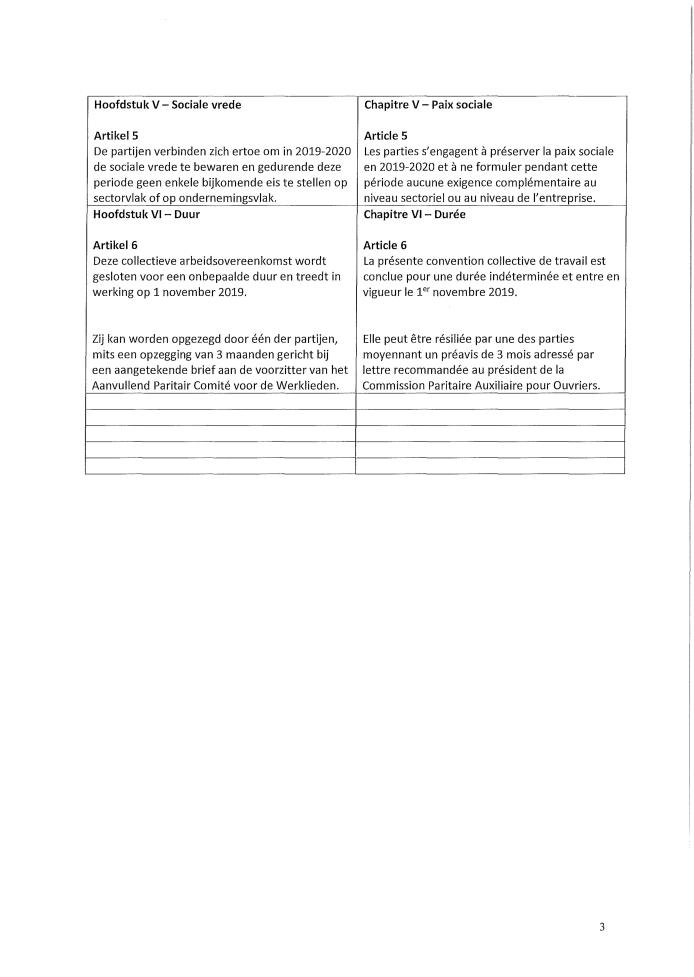
#> input picture test.pdf_3.jpg, 4160 x 5862 px, found by its file name (shown at 1/6 size)
$ jupyter execute --allow-errors new.ipynb
#> lines starting #> are read from the running program, lines starting #| are printed output that depends on the picture; after the words box and inside, x2 and y2 are one past the last pixel; in counts of white or black regions, pixels touching at a corner belong together
[cell 1]
import cv2
import numpy as np

[cell 2]
import pytesseract
from PIL import Image
import pytesseract
import sys
from pdf2image import convert_from_path
import os
from langdetect import detect

[cell 3]
pytesseract.pytesseract.tesseract_cmd = r'/usr/bin/tesseract'

#> (a cell that did not finish here is left out)

[cell 5]
def extract_text(path,name) :

    '''
    Extracts text from pdf and
    returns a list of all the strings which are in french

    '''
    PDF_file = name
    # Store all the pages of the PDF in a variable
    pages = convert_from_path(PDF_file, 200)

    # Counter to store images of each page of PDF to image
    image_counter = 1

    # Iterate through all the pages stored above
    for page in pages:

        page2img(page,image_counter,name)
        # Increment the counter to update filename
        image_counter += 1

    fr_list = image_to_text(image_counter,name)

    return fr_list

[cell 6]
# [7 lines left out: function page2img, not called in this run]

[cell 7]
# [5 lines left out: function text_to_list, not called in this run]

[cell 8]
# [38 lines left out: functions is_french, image_to_text, not called in this run]

[cell 9]
# [16 lines left out: function img_preprocessing, not called in this run]

[cell 10]
# Path of the pdf
PATH = "src/notebooks/"
pdf_name = 'test.pdf'

#> (the rest of this cell did not finish here and is left out)

#> (a cell that did not finish here is left out)

[cell 12]
#french_text

[cell 13]
import cv2
import numpy as np


# get grayscale image
def get_grayscale(image):
    return cv2.cvtColor(image, cv2.COLOR_BGR2GRAY)

# noise removal
def remove_noise(image):
    return cv2.medianBlur(image,5)

#thresholding
# [4 lines left out: function thresholding, not called in this run]

#dilation
def dilate(image):
    kernel = np.ones((5,5),np.uint8)
    return cv2.dilate(image, kernel, iterations = 1)

#erosion
def erode(image):
    kernel = np.ones((5,5),np.uint8)
    return cv2.erode(image, kernel, iterations = 1)

#opening - erosion followed by dilation
def opening(image):
    kernel = np.ones((5,5),np.uint8)
    return cv2.morphologyEx(image, cv2.MORPH_OPEN, kernel)

#canny edge detection
def canny(image):
    return cv2.Canny(image, 100, 200)

#skew correction
def deskew(image):
    gray = cv2.cvtColor(image, cv2.COLOR_BGR2GRAY)
    gray = cv2.bitwise_not(gray)
    thresh = cv2.threshold(gray, 0, 255,
        cv2.THRESH_BINARY | cv2.THRESH_OTSU)[1]
    coords = np.column_stack(np.where(thresh > 0))
    angle = cv2.minAreaRect(coords)[-1]
    if angle < -45:
        angle = -(90 + angle)
    else:
        angle = -angle
    (h, w) = image.shape[:2]
    center = (w // 2, h // 2)
    M = cv2.getRotationMatrix2D(center, angle, 1.0)
    rotated = cv2.warpAffine(image, M, (w, h),
        flags=cv2.INTER_CUBIC, borderMode=cv2.BORDER_REPLICATE)
    return rotated

#template matching
def match_template(image, template):
    return cv2.matchTemplate(image, template, cv2.TM_CCOEFF_NORMED)

[cell 14]
img = cv2.imread('118.pdf_9.jpg')

#> (the rest of this cell did not finish here and is left out)

[cell 15]
#def get_string(img_path, method):
img = cv2.imread('test.pdf_3.jpg')
#> img is the input picture: shape (5862, 4160, 3); min 0, max 255, mean 249

img = cv2.resize(img, None, fx=1.5, fy=1.5, interpolation=cv2.INTER_CUBIC)
# Convert to gray
img = cv2.cvtColor(img, cv2.COLOR_BGR2GRAY)
#> img: shape (8793, 6240)
# Apply dilation and erosion to remove some noise
kernel = np.ones((1, 1), np.uint8)
img = cv2.dilate(img, kernel, iterations=1)
img = cv2.erode(img, kernel, iterations=1)
#  Apply threshold to get image with only black and white
img = cv2.threshold(cv2.GaussianBlur(img, (7, 7), 0), 0, 255, cv2.THRESH_BINARY + cv2.THRESH_OTSU)[1]
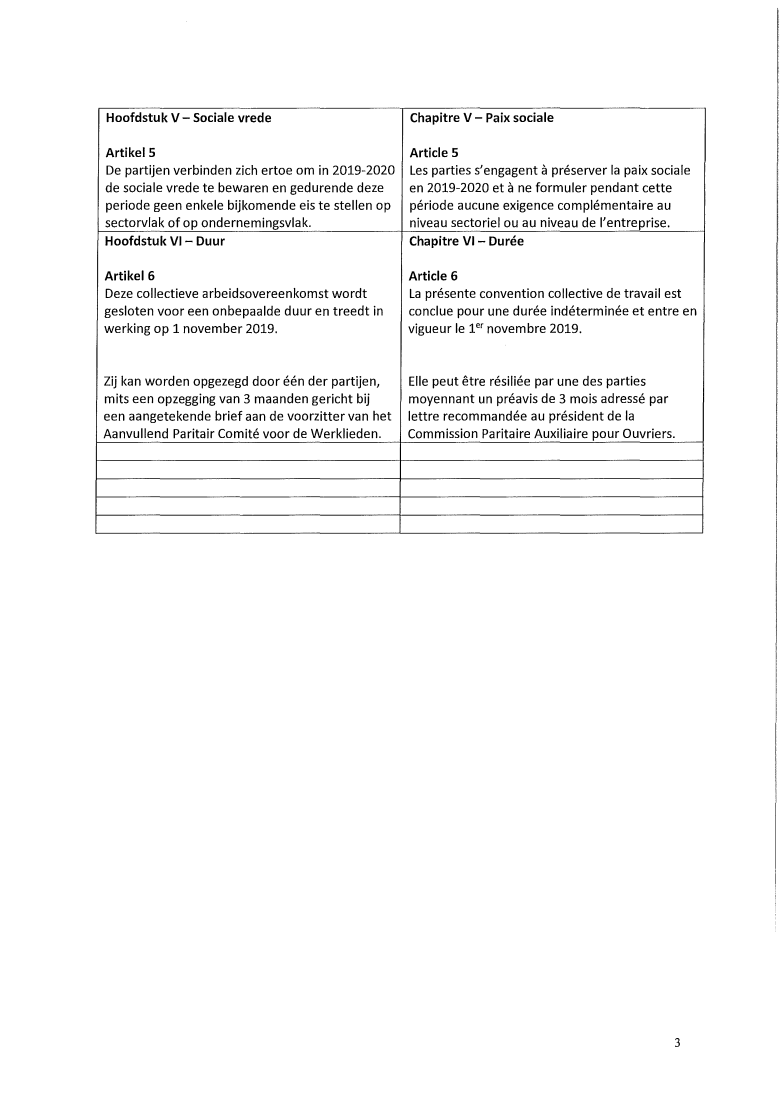
#> img: shape (8793, 6240) (shown at 1/8 size); 97.3% white; 1250 black regions (209 under 20 px), largest, box (x1, y1, x2, y2) and area: (764, 860, 5646, 4271) 290965, (6212, 80, 6233, 2319) 12219, (6203, 3512, 6220, 6128) 12085
#img = cv2.threshold(cv2.GaussianBlur(img, (5, 5), 0), 0, 255, cv2.THRESH_BINARY + cv2.THRESH_OTSU)[1]
#img = cv2.threshold(cv2.medianBlur(img, 3), 0, 255, cv2.THRESH_BINARY + cv2.THRESH_OTSU)[1]
cv2.imwrite('testpreprocessed.jpg', img)
#> Out = True


$ run again, with test.pdf_1.jpg copied over test.pdf_3.jpg
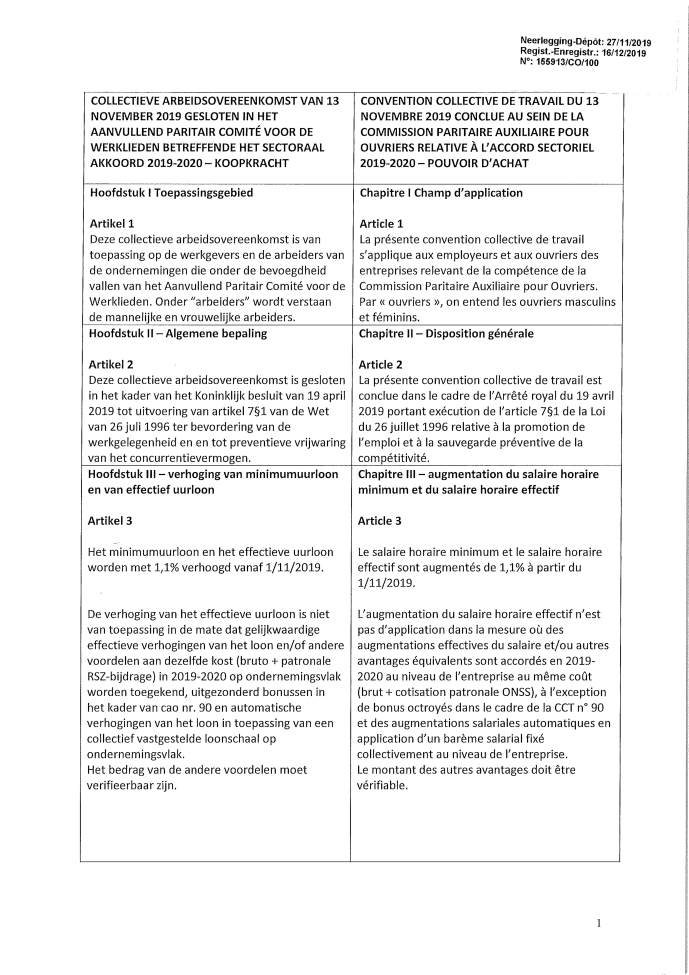
#> input picture test.pdf_1.jpg, 4132 x 5848 px, found by its file name (shown at 1/6 size)
#> img is the input picture: shape (5848, 4132, 3); min 0, max 255, mean 239.5
#> `img = cv2.cvtColor(img, cv2.COLOR_BGR2GRAY)`:
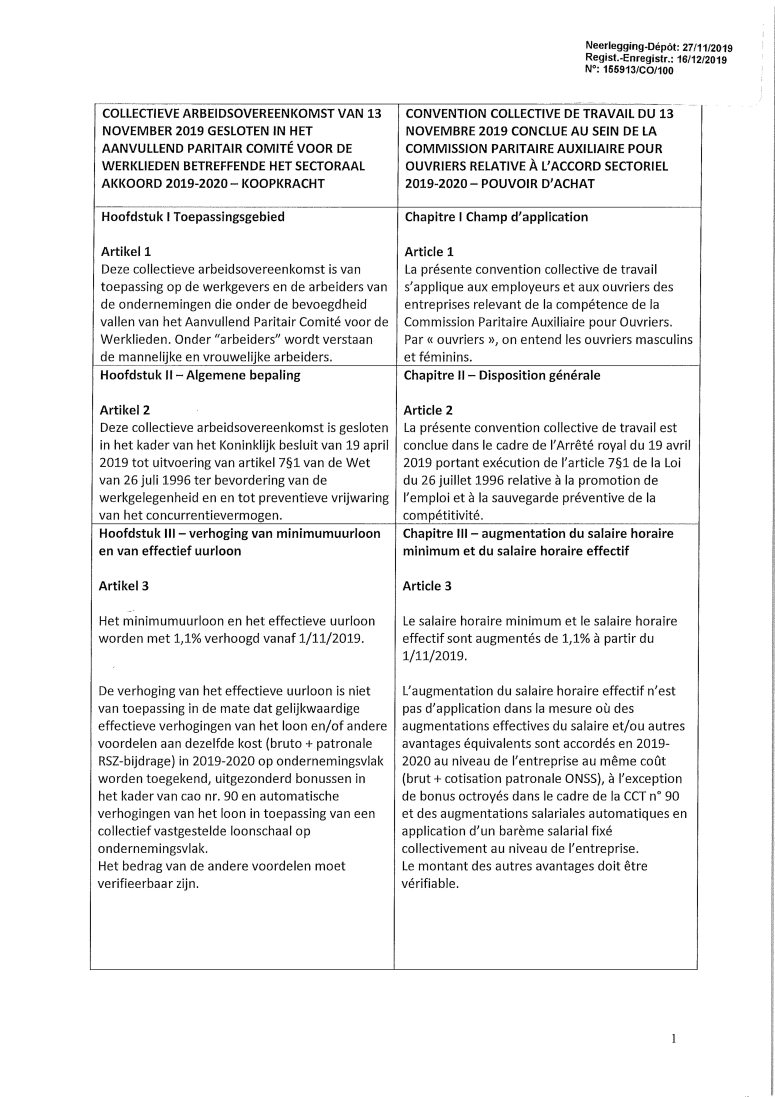
#> img: shape (8772, 6198) (shown at 1/8 size); min 0, max 255, mean 239.5
#> Out = True

$ run again, with test.pdf_2.jpg copied over test.pdf_3.jpg
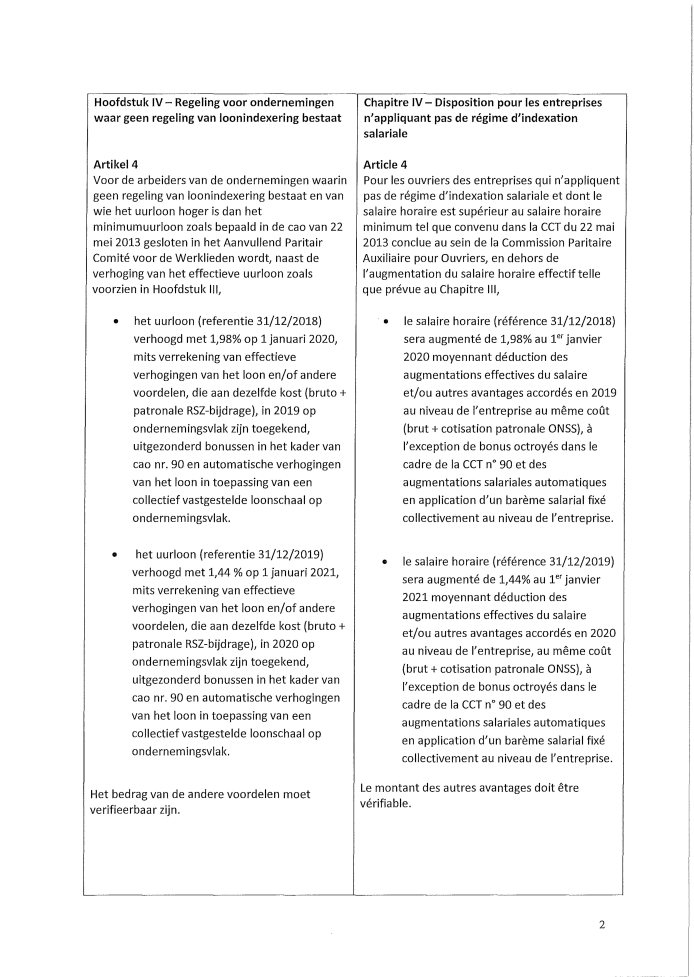
#> input picture test.pdf_2.jpg, 4160 x 5862 px, found by its file name (shown at 1/6 size)
#> img is the input picture: shape (5862, 4160, 3); min 0, max 255, mean 242.3
#> `img = cv2.cvtColor(img, cv2.COLOR_BGR2GRAY)`:
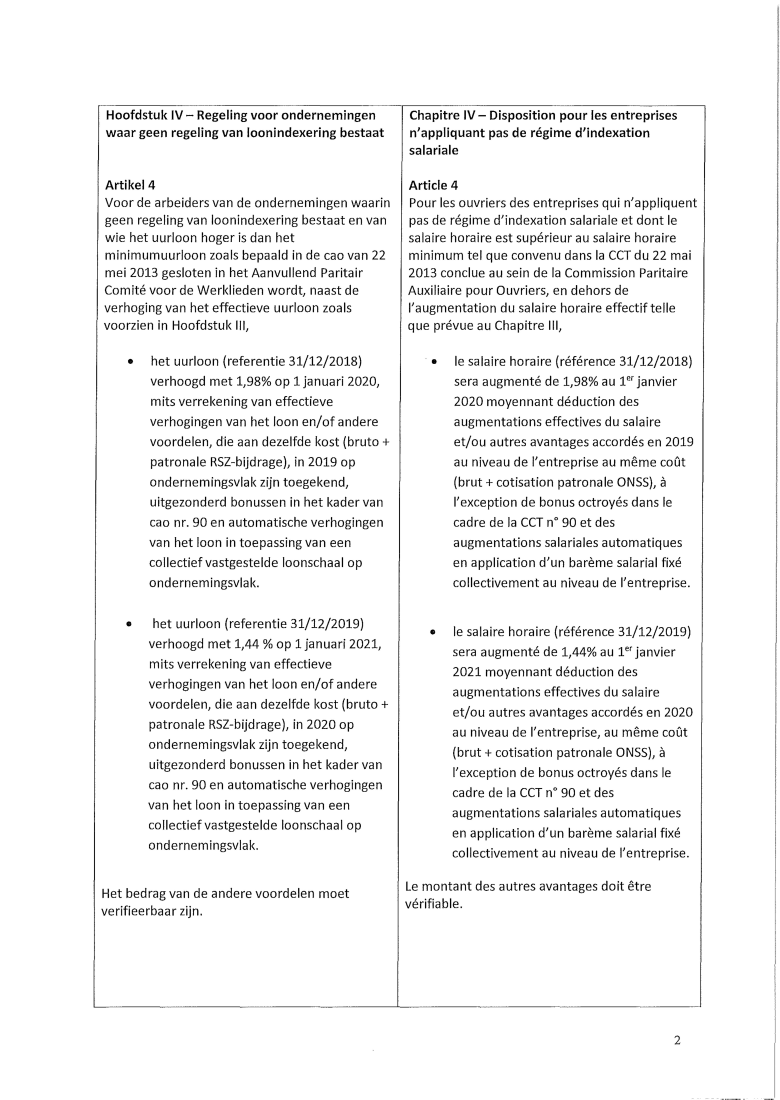
#> img: shape (8793, 6240) (shown at 1/8 size); min 0, max 255, mean 242.3
#> Out = True
